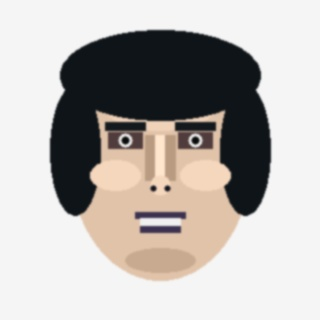
#> input picture sample_images/face_person_a_1.jpg, 320 x 320 px
$ python -i viola_jones.py   (imports and definitions only)
#> lines starting #> are read from the running program, lines starting #| are printed output that depends on the picture
"""
Module 2: Viola–Jones Classical Face Detection for IVA Assignment 2.
Implements Haar Cascade classifier face & feature detection with parameter tuning,
integral image visualization, and cropped face extraction.
"""

import os
import cv2
import numpy as np
from typing import Dict, Any, List, Tuple, Optional

MODULE_DIR = os.path.dirname(os.path.abspath(__file__))
PROJECT_DIR = os.path.dirname(MODULE_DIR)
LOCAL_DATA_DIR = os.path.join(PROJECT_DIR, "data")


def get_haar_cascade(cascade_name: str = "haarcascade_frontalface_default.xml"):
    """
    Locates and loads OpenCV Haar Cascade classifier safely with multi-path fallback.
    """
    # 1. Try local project data/ directory first
    local_path = os.path.join(LOCAL_DATA_DIR, cascade_name)
    if os.path.exists(local_path):
        try:
            if hasattr(cv2, 'CascadeClassifier'):
                clf = cv2.CascadeClassifier(local_path)
                if not clf.empty():
                    return clf
        except Exception:
            pass

    # 2. Try OpenCV built-in data directory
    if hasattr(cv2, 'data') and hasattr(cv2.data, 'haarcascades'):
        cascade_path = os.path.join(cv2.data.haarcascades, cascade_name)
        if os.path.exists(cascade_path):
            try:
                if hasattr(cv2, 'CascadeClassifier'):
                    clf = cv2.CascadeClassifier(cascade_path)
                    if not clf.empty():
                        return clf
            except Exception:
                pass

    # 3. Try standard cv2.CascadeClassifier with filename
    try:
        if hasattr(cv2, 'CascadeClassifier'):
            clf = cv2.CascadeClassifier(cascade_name)
            if not clf.empty():
                return clf
    except Exception:
        pass

    return None


def compute_integral_image_preview(gray_image: np.ndarray) -> np.ndarray:
    """
    Computes and normalizes the integral image for educational visualization.
    """
    integral = cv2.integral(gray_image)
    # Log transform for visual contrast
    integral_norm = np.log1p(integral.astype(np.float64))
    integral_norm = cv2.normalize(integral_norm, None, 0, 255, cv2.NORM_MINMAX)
    return integral_norm.astype(np.uint8)


def detect_faces_viola_jones(
    image_rgb: np.ndarray,
    scale_factor: float = 1.1,
    min_neighbors: int = 4,
    min_size: Tuple[int, int] = (30, 30),
    max_size: Optional[Tuple[int, int]] = None,
    detect_eyes: bool = False
) -> Dict[str, Any]:
    """
    Executes Viola-Jones face detection on input image.

    Args:
        image_rgb: Input RGB image
        scale_factor: Image pyramid downscale factor (> 1.0)
        min_neighbors: Number of bounding box neighbors required
        min_size: Minimum face bounding box size (w, h)
        max_size: Maximum face bounding box size (w, h)
        detect_eyes: Whether to also run eye cascade on detected face ROIs

    Returns:
        Dictionary with detected faces, crops, annotated image, and metrics.
    """
    if image_rgb is None:
        return {"success": False, "error": "Image is missing."}

    gray = cv2.cvtColor(image_rgb, cv2.COLOR_RGB2GRAY)
    integral_preview = compute_integral_image_preview(gray)

    face_cascade = get_haar_cascade("haarcascade_frontalface_default.xml")

    # Check if classifier was successfully instantiated
    if face_cascade is None or (hasattr(face_cascade, 'empty') and face_cascade.empty()):
        # Educational simulation fallback for face bounding box if XML or C++ binding fails
        h_img, w_img = image_rgb.shape[:2]
        # Return fallback detection around center
        cx, cy = w_img // 2, h_img // 2
        fw, fh = int(w_img * 0.4), int(h_img * 0.5)
        x1, y1 = max(0, cx - fw // 2), max(0, cy - fh // 2)
        fallback_faces = [(x1, y1, fw, fh)]

        annotated_img = image_rgb.copy()
        cv2.rectangle(annotated_img, (x1, y1), (x1 + fw, y1 + fh), (0, 215, 255), 2)
        cv2.putText(annotated_img, "Face #1 (Estimated ROI)", (x1, max(20, y1 - 6)), cv2.FONT_HERSHEY_SIMPLEX, 0.45, (0, 215, 255), 1)

        crop = image_rgb[y1:y1+fh, x1:x1+fw].copy()
        return {
            "success": True,
            "face_count": 1,
            "faces": fallback_faces,
            "face_crops": [{"id": 1, "box": (x1, y1, fw, fh), "crop": crop}],
            "gray_image": gray,
            "integral_preview": integral_preview,
            "annotated_image": annotated_img,
            "is_fallback": True,
            "parameters": {
                "scale_factor": scale_factor,
                "min_neighbors": min_neighbors,
                "min_size": min_size
            }
        }

    # Standard Cascade Detection
    params = {
        "image": gray,
        "scaleFactor": float(scale_factor),
        "minNeighbors": int(min_neighbors),
        "minSize": min_size
    }
    if max_size and max_size[0] > 0 and max_size[1] > 0:
        params["maxSize"] = max_size

    try:
        faces = face_cascade.detectMultiScale(**params)
    except Exception as e:
        return {"success": False, "error": f"Cascade detection error: {str(e)}"}

    # Process results
    annotated_img = image_rgb.copy()
    face_crops = []
    face_boxes = []

    eye_cascade = None
    if detect_eyes:
        eye_cascade = get_haar_cascade("haarcascade_eye.xml")

    for i, (x, y, w, h) in enumerate(faces):
        face_boxes.append((int(x), int(y), int(w), int(h)))

        # Crop face region
        face_crop = image_rgb[y:y+h, x:x+w].copy()
        face_crops.append({
            "id": i + 1,
            "box": (int(x), int(y), int(w), int(h)),
            "crop": face_crop
        })

        # Draw face bounding box
        cv2.rectangle(annotated_img, (x, y), (x + w, y + h), (0, 215, 255), 2)

        # Draw label
        tag = f"Face #{i+1} ({w}x{h})"
        cv2.putText(
            annotated_img, tag, (x, max(20, y - 6)),
            cv2.FONT_HERSHEY_SIMPLEX, 0.45, (0, 215, 255), 1, cv2.LINE_AA
        )

        # Optional eye detection within face ROI
        if eye_cascade is not None and not eye_cascade.empty():
            try:
                roi_gray = gray[y:y+h, x:x+w]
                eyes = eye_cascade.detectMultiScale(roi_gray, scaleFactor=1.1, minNeighbors=3, minSize=(12, 12))
                for (ex, ey, ew, eh) in eyes:
                    cv2.rectangle(annotated_img, (x + ex, y + ey), (x + ex + ew, y + ey + eh), (0, 255, 120), 1)
            except Exception:
                pass

    return {
        "success": True,
        "face_count": len(faces),
        "faces": face_boxes,
        "face_crops": face_crops,
        "gray_image": gray,
        "integral_preview": integral_preview,
        "annotated_image": annotated_img,
        "is_fallback": False,
        "parameters": {
            "scale_factor": scale_factor,
            "min_neighbors": min_neighbors,
            "min_size": min_size
        }
    }

>>> import cv2
>>> picture = cv2.cvtColor(cv2.imread('../sample_images/face_person_a_1.jpg'), cv2.COLOR_BGR2RGB)
>>> result = detect_faces_viola_jones(picture)
#> in detect_faces_viola_jones, `gray = cv2.cvtColor(image_rgb, cv2.COLOR_RGB2GRAY)`:
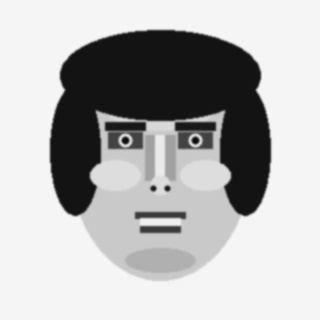
#> gray: shape (320, 320); min 8, max 249, mean 180.3
#> in compute_integral_image_preview, `integral = cv2.integral(gray_image)`:
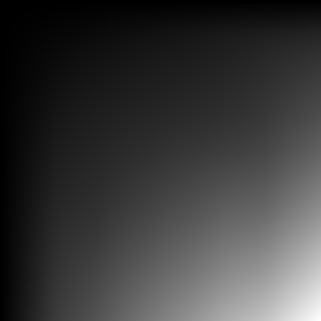
#> integral: shape (321, 321) int32; min 0, max 18464039, mean 4225609.9; drawn with min black and max white
#> in compute_integral_image_preview, `integral_norm = np.log1p(integral.astype(np.float64))`:
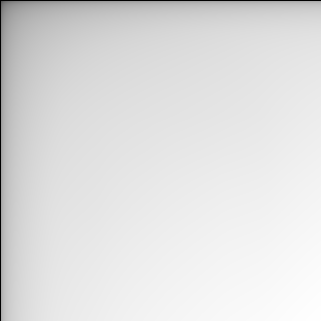
#> integral_norm: shape (321, 321) float64; min 0, max 16.73, mean 14.7; drawn with min black and max white
#> in detect_faces_viola_jones, `faces = face_cascade.detectMultiScale(**params)`: faces = [[73, 78, 176, 176]]
#> the loop in detect_faces_viola_jones, `for i, (x, y, w, h) in enumerate(faces):` made 1 pass
#> (x, y, w, h, tag) on pass 1: (73, 78, 176, 176, 'Face #1 (176x176)')
#> pass 1, in detect_faces_viola_jones, `face_crop = image_rgb[y:y+h, x:x+w].copy()`:
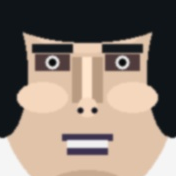
#> face_crop: shape (176, 176, 3); mean R, G, B 135.7, 122.3, 111.9
#> after the loop in detect_faces_viola_jones, `for i, (x, y, w, h) in enumerate(faces):`:
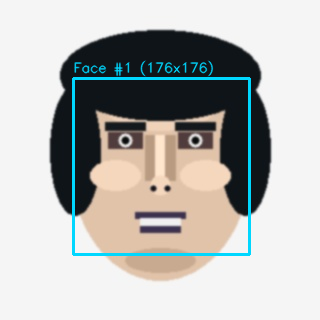
#> annotated_img: shape (320, 320, 3); mean R, G, B 181.5, 182.7, 180.5
#> after the loop in detect_faces_viola_jones, `for i, (x, y, w, h) in enumerate(faces):`: face_boxes = [(73, 78, 176, 176)]; face_crops = 1 item
#> result = 9 items
